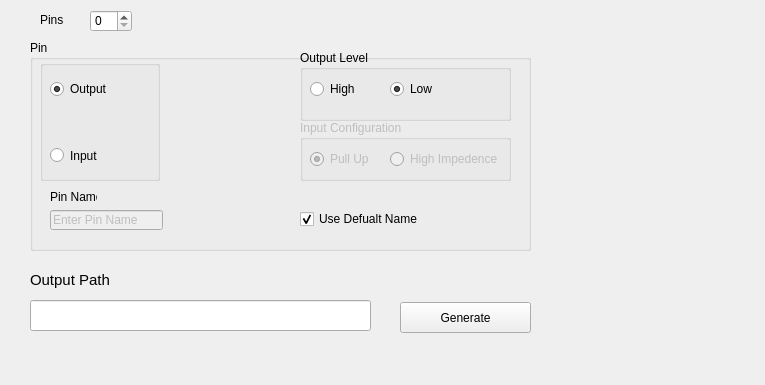
<?xml version="1.0" encoding="UTF-8"?>
<ui version="4.0">
 <class>Form</class>
 <widget class="QWidget" name="Form">
  <property name="geometry">
   <rect>
    <x>0</x>
    <y>0</y>
    <width>765</width>
    <height>385</height>
   </rect>
  </property>
  <property name="windowTitle">
   <string>Form</string>
  </property>
  <widget class="QGroupBox" name="groupBox">
   <property name="geometry">
    <rect>
     <x>30</x>
     <y>40</y>
     <width>501</width>
     <height>211</height>
    </rect>
   </property>
   <property name="title">
    <string>Pin</string>
   </property>
   <widget class="QLabel" name="label">
    <property name="geometry">
     <rect>
      <x>20</x>
      <y>150</y>
      <width>47</width>
      <height>14</height>
     </rect>
    </property>
    <property name="text">
     <string>Pin Name</string>
    </property>
   </widget>
   <widget class="QLineEdit" name="lineEdit_PinName">
    <property name="enabled">
     <bool>false</bool>
    </property>
    <property name="geometry">
     <rect>
      <x>20</x>
      <y>170</y>
      <width>113</width>
      <height>20</height>
     </rect>
    </property>
    <property name="text">
     <string>Enter Pin Name</string>
    </property>
   </widget>
   <widget class="QGroupBox" name="Output_Group">
    <property name="geometry">
     <rect>
      <x>270</x>
      <y>10</y>
      <width>211</width>
      <height>71</height>
     </rect>
    </property>
    <property name="title">
     <string>Output Level</string>
    </property>
    <widget class="QRadioButton" name="HighButton">
     <property name="geometry">
      <rect>
       <x>10</x>
       <y>30</y>
       <width>83</width>
       <height>18</height>
      </rect>
     </property>
     <property name="text">
      <string>High</string>
     </property>
    </widget>
    <widget class="QRadioButton" name="LowButton">
     <property name="geometry">
      <rect>
       <x>90</x>
       <y>30</y>
       <width>83</width>
       <height>18</height>
      </rect>
     </property>
     <property name="text">
      <string>Low</string>
     </property>
     <property name="checked">
      <bool>true</bool>
     </property>
    </widget>
   </widget>
   <widget class="QGroupBox" name="Input_Group">
    <property name="enabled">
     <bool>false</bool>
    </property>
    <property name="geometry">
     <rect>
      <x>270</x>
      <y>80</y>
      <width>211</width>
      <height>61</height>
     </rect>
    </property>
    <property name="title">
     <string>Input Configuration</string>
    </property>
    <widget class="QRadioButton" name="PullUpButton">
     <property name="geometry">
      <rect>
       <x>10</x>
       <y>30</y>
       <width>83</width>
       <height>18</height>
      </rect>
     </property>
     <property name="text">
      <string>Pull Up</string>
     </property>
     <property name="checked">
      <bool>true</bool>
     </property>
    </widget>
    <widget class="QRadioButton" name="HighImpedenceButton">
     <property name="geometry">
      <rect>
       <x>90</x>
       <y>30</y>
       <width>111</width>
       <height>18</height>
      </rect>
     </property>
     <property name="text">
      <string>High Impedence</string>
     </property>
    </widget>
   </widget>
   <widget class="QCheckBox" name="checkBox_Name">
    <property name="geometry">
     <rect>
      <x>270</x>
      <y>170</y>
      <width>151</width>
      <height>18</height>
     </rect>
    </property>
    <property name="text">
     <string>Use Defualt Name</string>
    </property>
    <property name="checked">
     <bool>true</bool>
    </property>
   </widget>
   <widget class="QGroupBox" name="groupBox_2">
    <property name="geometry">
     <rect>
      <x>10</x>
      <y>20</y>
      <width>120</width>
      <height>121</height>
     </rect>
    </property>
    <property name="title">
     <string/>
    </property>
    <widget class="QRadioButton" name="OutputButton">
     <property name="geometry">
      <rect>
       <x>10</x>
       <y>20</y>
       <width>83</width>
       <height>18</height>
      </rect>
     </property>
     <property name="text">
      <string>Output</string>
     </property>
     <property name="checked">
      <bool>true</bool>
     </property>
    </widget>
    <widget class="QRadioButton" name="InputButton">
     <property name="geometry">
      <rect>
       <x>10</x>
       <y>80</y>
       <width>101</width>
       <height>31</height>
      </rect>
     </property>
     <property name="text">
      <string>Input</string>
     </property>
    </widget>
   </widget>
  </widget>
  <widget class="QLineEdit" name="lineEdit_OutputPath">
   <property name="geometry">
    <rect>
     <x>30</x>
     <y>300</y>
     <width>341</width>
     <height>31</height>
    </rect>
   </property>
  </widget>
  <widget class="QPushButton" name="GenerateButton">
   <property name="geometry">
    <rect>
     <x>400</x>
     <y>302</y>
     <width>131</width>
     <height>31</height>
    </rect>
   </property>
   <property name="text">
    <string>Generate</string>
   </property>
  </widget>
  <widget class="QLabel" name="label_2">
   <property name="geometry">
    <rect>
     <x>30</x>
     <y>270</y>
     <width>111</width>
     <height>20</height>
    </rect>
   </property>
   <property name="font">
    <font>
     <pointsize>11</pointsize>
    </font>
   </property>
   <property name="text">
    <string>Output Path</string>
   </property>
  </widget>
  <widget class="QSpinBox" name="Pins">
   <property name="geometry">
    <rect>
     <x>90</x>
     <y>10</y>
     <width>42</width>
     <height>22</height>
    </rect>
   </property>
   <property name="maximum">
    <number>32</number>
   </property>
  </widget>
  <widget class="QLabel" name="label_3">
   <property name="geometry">
    <rect>
     <x>40</x>
     <y>10</y>
     <width>41</width>
     <height>20</height>
    </rect>
   </property>
   <property name="text">
    <string>Pins</string>
   </property>
  </widget>
 </widget>
 <resources/>
 <connections>
  <connection>
   <sender>OutputButton</sender>
   <signal>clicked(bool)</signal>
   <receiver>Input_Group</receiver>
   <slot>setDisabled(bool)</slot>
   <hints>
    <hint type="sourcelabel">
     <x>91</x>
     <y>68</y>
    </hint>
    <hint type="destinationlabel">
     <x>405</x>
     <y>150</y>
    </hint>
   </hints>
  </connection>
  <connection>
   <sender>InputButton</sender>
   <signal>clicked(bool)</signal>
   <receiver>Output_Group</receiver>
   <slot>setDisabled(bool)</slot>
   <hints>
    <hint type="sourcelabel">
     <x>91</x>
     <y>138</y>
    </hint>
    <hint type="destinationlabel">
     <x>405</x>
     <y>85</y>
    </hint>
   </hints>
  </connection>
  <connection>
   <sender>OutputButton</sender>
   <signal>clicked(bool)</signal>
   <receiver>Output_Group</receiver>
   <slot>setEnabled(bool)</slot>
   <hints>
    <hint type="sourcelabel">
     <x>91</x>
     <y>68</y>
    </hint>
    <hint type="destinationlabel">
     <x>405</x>
     <y>85</y>
    </hint>
   </hints>
  </connection>
  <connection>
   <sender>InputButton</sender>
   <signal>clicked(bool)</signal>
   <receiver>Input_Group</receiver>
   <slot>setEnabled(bool)</slot>
   <hints>
    <hint type="sourcelabel">
     <x>91</x>
     <y>138</y>
    </hint>
    <hint type="destinationlabel">
     <x>405</x>
     <y>150</y>
    </hint>
   </hints>
  </connection>
  <connection>
   <sender>checkBox_Name</sender>
   <signal>clicked(bool)</signal>
   <receiver>lineEdit_PinName</receiver>
   <slot>setDisabled(bool)</slot>
   <hints>
    <hint type="sourcelabel">
     <x>375</x>
     <y>198</y>
    </hint>
    <hint type="destinationlabel">
     <x>96</x>
     <y>219</y>
    </hint>
   </hints>
  </connection>
 </connections>
</ui>
